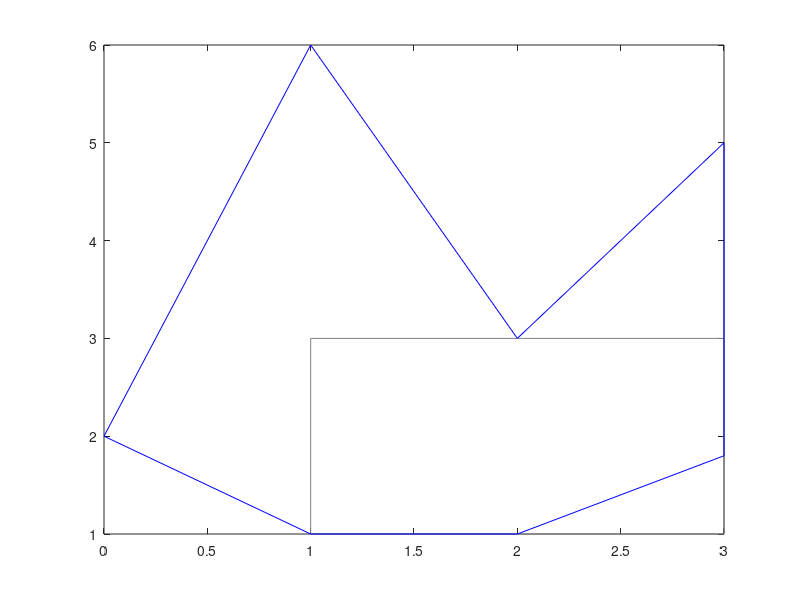

Reproduce this figure in MATLAB. (Note: this script raises an error after producing the figure.)
function test_shape_vem
    % Undeformed vertices
    V0= [ 
         1 3;
         2 3;
         3 3;
         3 2;
         3 1;
         2 1;
         1 1;
         1 2;
        ];
    
    % Deformed vertices
    % Diamond
    V1= [ 
         1 6;
         2 3;
         3 5;
         3 2;
         3 1.8;
         2 1;
         1 1;
         0 2;
        ];
    
%     theta = 45; % to rotate 90 counterclockwise
%     R = [cosd(theta) -sind(theta); sind(theta) cosd(theta)];
%     R = [1 0.25; 0.25 1];
%     V1 = V0 - [2 2]; % fix to origin
%     for i=1:size(V1,1)
%         V1(i,:) = (R*V1(i,:)')';
%     end
%     V1 = V1 + [2 2]; % translate back
%     
%     V1= [1 3; 2 3; 6 3; 6 2; 6 1; 2 1; 1 1;1 2;]; % stretch x-axis
%     V1=circshift(V0,2);                   % rotate 90    
%     V1 = ((V0 - [2 2]) .* 1.3) + [2 2]    % scale
%     V1 = V0 + repmat([0.5 0.2], 8,1);     % translate
    

        
    % Edges
    E=[ 1 2;
        2 3;
        3 4;
        4 5;
        5 6;
        6 7;
        7 8;
        8 1 ];
    
    E1=[ 8 1 2;
    1 2 3;
    2 3 4;
    3 4 5;
    4 5 6;
    5 6 7;
    6 7 8;
    7 8 1 ];
%     E1=[ 8 1 2 3;
%     1 2 3 4;
%     2 3 4 5;
%     3 4 5 6;
%     4 5 6 7;
%     5 6 7 8;
%     6 7 8 1;
%     7 8 1 2];
    E1=[ 7 8 1 2 3;
    8 1 2 3 4;
    1 2 3 4 5;
    2 3 4 5 6;
    3 4 5 6 7;
    4 5 6 7 8;
    5 6 7 8 1;
    6 7 8 1 2];
%     E1=[1 2 3 4;
%         2 3 4 5;
%         3 4 5 6;
%         7 8 1 2;
%         8 1 2 3;]
%     E1=E;

    % Plotting surface
    figure(1)
    clf;

    plot([V0(E(:,1),1)'; V0(E(:,2),1)'], [V0(E(:,1),2)'; V0(E(:,2),2)'],'Color',[0.5 0.5 0.5]);
    hold on;
    plot([V1(E(:,1),1)'; V1(E(:,2),1)'], [V1(E(:,1),2)'; V1(E(:,2),2)'],'Color','b');
    hold on;
    
    V=V0;
    
    X_com = mean(V0,1)';    % undeformed center of mass
    x_com = mean(V1,1)';    % deformed center of mass
    
    x = 1:0.1:3;
    y = 1:0.1:3;
    [X,Y] = meshgrid(x,y);
    X=[X(:) Y(:)];

    k=5;
    P = zeros(size(E1,1),2,k);
    % Computing shape matching matrix for each shape (edge in this case)
    for i =1:size(E1,1)
        q = V0(E1(i,:),:)' - X_com;
        
        
        q_ = zeros(5, size(q,2));
        q_(1:2,:) = q;
        q_(3,:) = q(1,:).^2;
        q_(4,:) = q(2,:).^2;
        q_(5,:) = q(1,:).*q(2,:);
        q=q_;
        
        [SU, S, SV] = svd(q*q');
        S = diag(S);
        S = 1./ max(S, 1e-4);
        Aqq = SV * diag(S) * SU';
        
        
        p = V1(E1(i,:),:)' - x_com;
        P(i,:,:) = (p*q') * Aqq;
%         P(i,:,:) = p * q' / (q * q');
    end
   
    % Compute weighting coefficients
    a = zeros(size(X,1), size(E,1));
    options = optimoptions('lsqlin','Display', 'off');

    for i = 1:size(X,1)
        C = V';
        d = X(i,:)';
        
        % All weights non-negative
        A = -eye(size(V,1));
        b = zeros(size(V,1),1);
        
        % Weights sum to one.
        Aeq = ones(1,size(E,1));
        beq = 1;
        a(i,:) = lsqlin(C,d,A,b,Aeq,beq,[],[],[],options);
    end
    
    % Compute deformed positions from 
    for i=1:size(X,1)
        x = [0 0];
        x2 = [0 0];
        
        for j=1:size(E1,1)
            x = x + a(i,j) * V1(j,:);
            
            q = X(i,:)' - X_com;
            q_ = zeros(5, size(q,2));
            q_(1:2,:) = q;
            q_(3,:) = q(1,:).^2;
            q_(4,:) = q(2,:).^2;
            q_(5,:) = q(1,:).*q(2,:);
            q=q_;
        
            g = squeeze(P(j,:,:)) * q + x_com;
            x2 = x2 + a(i,j) * g';
        end
%         plot(x(1),x(2),'.','Color','r','MarkerSize',15);
        plot(x2(1),x2(2),'.','Color','m','MarkerSize',15);
        hold on
    end

    plot(X_com(1), X_com(2),'x','MarkerSize',10,'Color','r');
    xlim([0 7]);
%     ylim([0 4]);
    axis equal

end